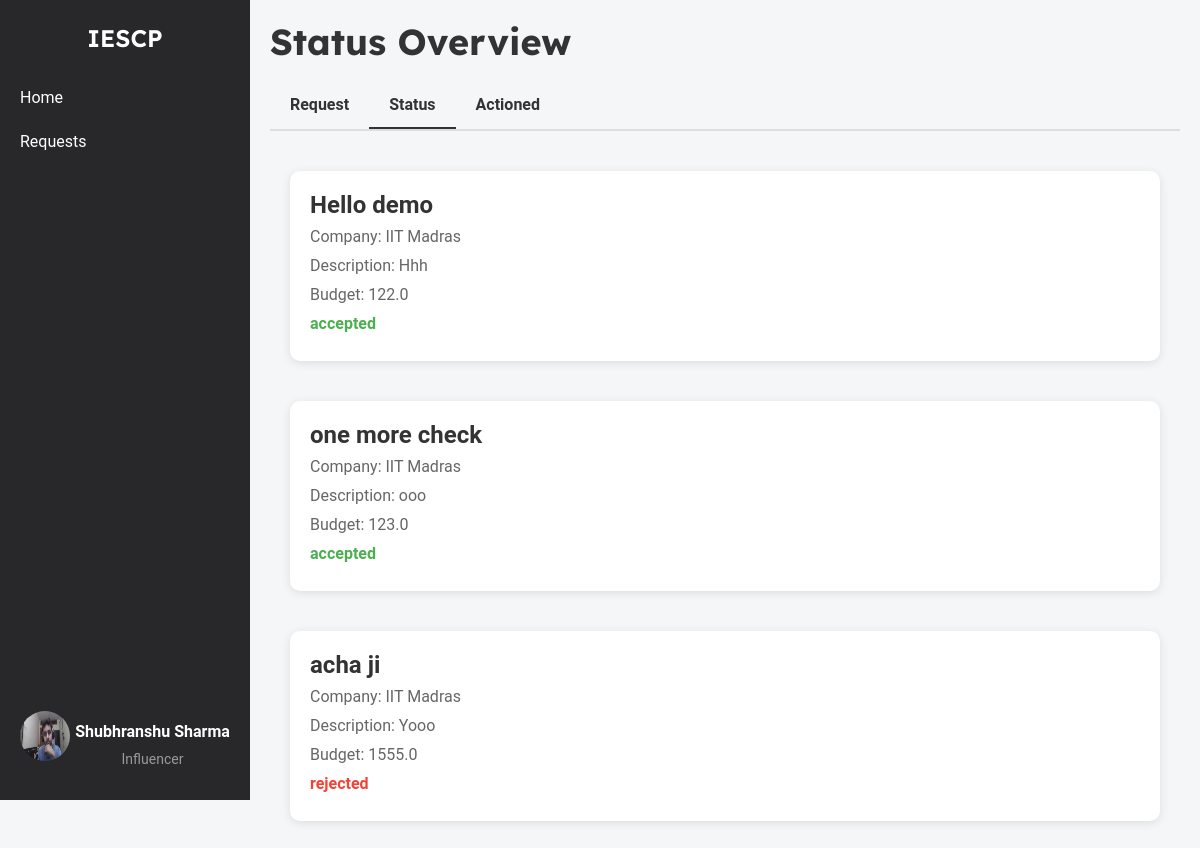
Before: /influencer/campaign/request_status (signed in) with the older database file.
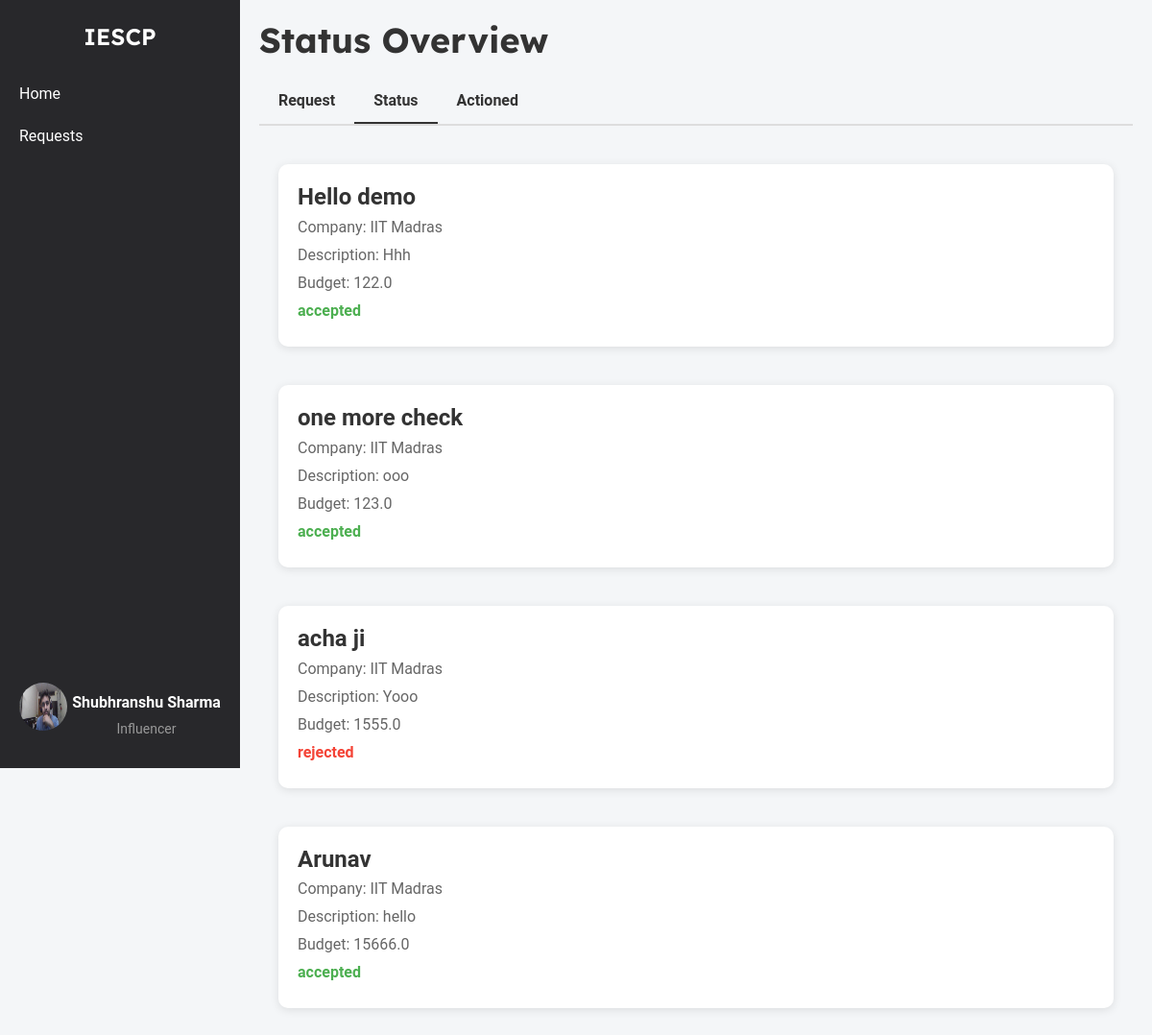
After: the same page with the newer database file.
### models.py (models this page shows, shortened)
class InterestedCampaigns(db.Model):
    __tablename__ = 'interested_campaigns'
    id = db.Column(db.Integer, primary_key=True)
    influencer_id = db.Column(
        db.Integer,
        db.ForeignKey('influencers.id', name='fk_influencer_id'),
        nullable=False
    )
    campaign_id = db.Column(
        db.Integer,
        db.ForeignKey('campaign.id', name='fk_campaign_id'),
        nullable=False
    )
    company_id = db.Column(
        db.Integer,
        db.ForeignKey('company.id', name='fk_company_id'),
        nullable=False
    )
    expressed_at = db.Column(db.DateTime, nullable=False, default=datetime.utcnow)
    status = db.Column(db.String(50), nullable=False, default='pending')
    influencer = db.relationship('Influencer', backref=db.backref('interested_campaigns', lazy=True))
    campaign = db.relationship('Campaign', backref=db.backref('interested_influencers', lazy=True))
    company = db.relationship('Company', backref=db.backref('company_interests', lazy=True))

class Campaign(db.Model):
    __tablename__ = 'campaign'
    id = db.Column(db.Integer, primary_key=True)
    title = db.Column(db.String(200), nullable=False)
    description = db.Column(db.Text, nullable=False)
    budget = db.Column(db.Float, nullable=False)
    start_date = db.Column(db.Date, nullable=False)
    end_date = db.Column(db.Date, nullable=False)
    company_id = db.Column(db.Integer, db.ForeignKey('company.id'), nullable=False)
    admin_id = db.Column(db.Integer, db.ForeignKey('admin.id'), nullable=False, default=1)
    status = db.Column(db.String(50), nullable=False, default='pending')
    category = db.Column(db.String(255), nullable=False)
    created_at = db.Column(db.DateTime, nullable=False, default=datetime.utcnow)
    visibility = db.Column(db.String(50), nullable=False, default='public')
    influencers = db.relationship('Influencer', secondary=influencer_campaign_association, back_populates='campaigns')
    is_flag = db.Column(db.Boolean, nullable=False, default=False)

class Company(db.Model):
    __tablename__ = 'company'
    id = db.Column(db.Integer, primary_key=True)
    company_name = db.Column(db.String(100), nullable=False)
    username = db.Column(db.String(50), unique=True, nullable=False)
    email = db.Column(db.String(120), unique=True, nullable=False)
    password_hash = db.Column(db.String(128), nullable=False)
    phone_number = db.Column(db.String(20), nullable=False)
    address = db.Column(db.String(200), nullable=False)
    industry = db.Column(db.String(100), nullable=False)
    other_industry = db.Column(db.String(100), nullable=True)
    website = db.Column(db.String(200), nullable=False)
    description = db.Column(db.Text, nullable=False)
    social_media_link = db.Column(db.String(200), nullable=False)
    logo = db.Column(db.String(200), nullable=False)
    campaigns = db.relationship('Campaign', backref='company', lazy=True)

### influencer_routes.py (the view)
@app.route('/influencer/campaign/request_status')
@influencer_auth_required
def request_status():
    user = Influencer.query.get(session['influencer_id'])
    interests = InterestedCampaigns.query.filter_by(influencer_id=user.id).all()
    return render_template('influencer_request_status.html', user=user, interests=interests)

### influencer_routes.py (called while the page is built)
def influencer_auth_required(func):
    @wraps(func)
    def func2(*args, **kwargs):
        if 'influencer_id' in session:
            return func(*args, **kwargs)
        else:
            flash("Please login first")
            return redirect(url_for('influencer_login'))
    return func2

### templates/influencer_request_status.html (shortened to what this page needs)
{% extends 'layout.html' %}
{% block content %}
    <div class="container-box">
        <div class="sidebar">
            <div class="logo">IESCP</div>
            <ul>
                <li><a href="{{ url_for('influencer_home') }}">Home</a></li>
                <li><a href="{{ url_for('influencer_campaign_requests') }}">Requests</a></li>
            </ul>
            <div class="profile">
                <a href="{{ url_for('influencer_dashboard') }}">
                    <img src="{{ url_for('static', filename='profile_upload/influencer/' + user.username + '/' + user.profile_picture) }}" alt="Profile Picture">
                    <div class="profile-name-category">
                        <span class="name">{{ user.name }}</span>
                        <span class="category">Influencer</span>
                    </div>
                </a>
            </div>
        </div>
        <div class="main-content">
            <h1>Status Overview</h1>
            <div class="tabs">
                <a href="{{ url_for('influencer_campaign_requests') }}" class="tab">Request</a>
                <a href="{{url_for('request_status')}}" class="tab active">Status</a>
                <a href="{{url_for('influencer_request_actioned')}}" class="tab">Actioned</a>
            </div>
            <div class="status-list">
                {% for interest in interests %}
                <div class="status-item">
                    <h3>{{ interest.campaign.title }}</h3>
                    <p>Company: {{interest.company.company_name}}</p>
                    <p>Description: {{ interest.campaign.description }}</p>
                    <p>Budget: {{ interest.campaign.budget }}</p>
                    <p class="status {{ interest.status}}">{{ interest.status }}</p>
                </div>
                {% endfor %}
            </div>
        </div>
    </div>
{% endblock %}

Changed rows visible on the page:
added InterestedCampaigns: campaign "Arunav", company.company_name "IIT Madras", campaign.description "hello", campaign.budget "15666.0", status "accepted"
